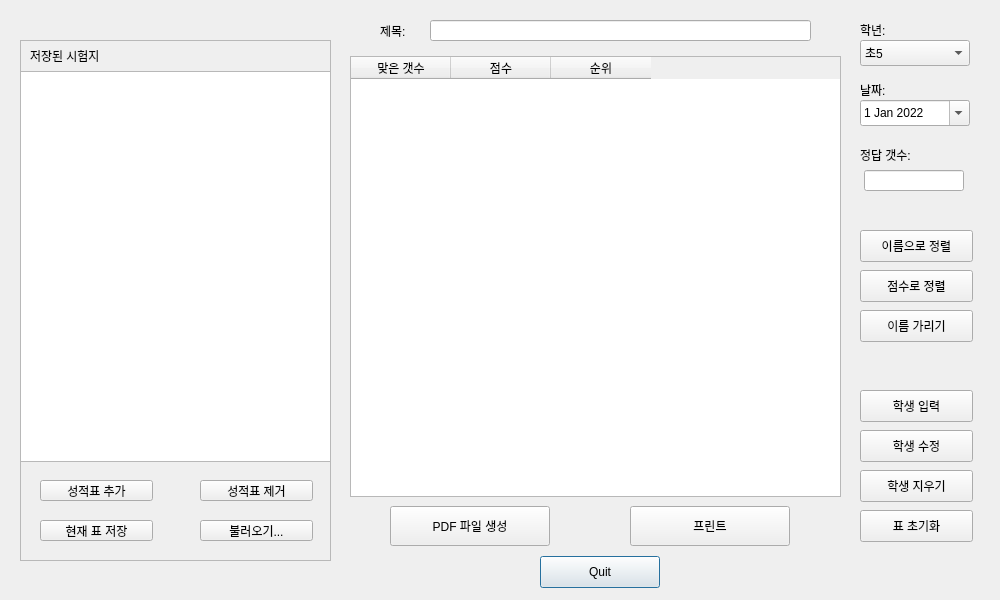
<?xml version="1.0" encoding="UTF-8"?>
<ui version="4.0">
 <class>Dialog</class>
 <widget class="QDialog" name="Dialog">
  <property name="geometry">
   <rect>
    <x>0</x>
    <y>0</y>
    <width>1000</width>
    <height>600</height>
   </rect>
  </property>
  <property name="windowTitle">
   <string>Dialog</string>
  </property>
  <widget class="QPushButton" name="quitButton">
   <property name="geometry">
    <rect>
     <x>540</x>
     <y>556</y>
     <width>120</width>
     <height>32</height>
    </rect>
   </property>
   <property name="text">
    <string>Quit</string>
   </property>
  </widget>
  <widget class="QLabel" name="lableLevel">
   <property name="geometry">
    <rect>
     <x>860</x>
     <y>20</y>
     <width>91</width>
     <height>20</height>
    </rect>
   </property>
   <property name="text">
    <string>학년:</string>
   </property>
  </widget>
  <widget class="QLabel" name="labelDate">
   <property name="geometry">
    <rect>
     <x>860</x>
     <y>80</y>
     <width>81</width>
     <height>20</height>
    </rect>
   </property>
   <property name="text">
    <string>날짜:</string>
   </property>
  </widget>
  <widget class="QComboBox" name="comboBox">
   <property name="geometry">
    <rect>
     <x>860</x>
     <y>40</y>
     <width>110</width>
     <height>26</height>
    </rect>
   </property>
   <item>
    <property name="text">
     <string>초5</string>
    </property>
   </item>
   <item>
    <property name="text">
     <string>초6</string>
    </property>
   </item>
   <item>
    <property name="text">
     <string>중1</string>
    </property>
   </item>
   <item>
    <property name="text">
     <string>중2</string>
    </property>
   </item>
   <item>
    <property name="text">
     <string>중3</string>
    </property>
   </item>
   <item>
    <property name="text">
     <string>고1</string>
    </property>
   </item>
   <item>
    <property name="text">
     <string>고2</string>
    </property>
   </item>
   <item>
    <property name="text">
     <string>고3</string>
    </property>
   </item>
  </widget>
  <widget class="QPushButton" name="printBtn">
   <property name="geometry">
    <rect>
     <x>630</x>
     <y>506</y>
     <width>160</width>
     <height>40</height>
    </rect>
   </property>
   <property name="text">
    <string>프린트</string>
   </property>
  </widget>
  <widget class="QDateEdit" name="dateEdit">
   <property name="geometry">
    <rect>
     <x>860</x>
     <y>100</y>
     <width>110</width>
     <height>26</height>
    </rect>
   </property>
   <property name="dateTime">
    <datetime>
     <hour>12</hour>
     <minute>0</minute>
     <second>0</second>
     <year>2022</year>
     <month>1</month>
     <day>1</day>
    </datetime>
   </property>
   <property name="calendarPopup">
    <bool>true</bool>
   </property>
   <property name="date">
    <date>
     <year>2022</year>
     <month>1</month>
     <day>1</day>
    </date>
   </property>
  </widget>
  <widget class="QTableWidget" name="tableWidget">
   <property name="geometry">
    <rect>
     <x>350</x>
     <y>56</y>
     <width>491</width>
     <height>441</height>
    </rect>
   </property>
   <property name="sizePolicy">
    <sizepolicy hsizetype="Expanding" vsizetype="Expanding">
     <horstretch>0</horstretch>
     <verstretch>0</verstretch>
    </sizepolicy>
   </property>
   <property name="sizeIncrement">
    <size>
     <width>0</width>
     <height>0</height>
    </size>
   </property>
   <column>
    <property name="text">
     <string>맞은 갯수</string>
    </property>
   </column>
   <column>
    <property name="text">
     <string>점수</string>
    </property>
   </column>
   <column>
    <property name="text">
     <string>순위</string>
    </property>
   </column>
  </widget>
  <widget class="QPushButton" name="setStudent">
   <property name="geometry">
    <rect>
     <x>860</x>
     <y>390</y>
     <width>113</width>
     <height>32</height>
    </rect>
   </property>
   <property name="text">
    <string>학생 입력</string>
   </property>
  </widget>
  <widget class="QPushButton" name="delStudent">
   <property name="geometry">
    <rect>
     <x>860</x>
     <y>470</y>
     <width>113</width>
     <height>32</height>
    </rect>
   </property>
   <property name="text">
    <string>학생 지우기</string>
   </property>
  </widget>
  <widget class="QFrame" name="frame">
   <property name="geometry">
    <rect>
     <x>20</x>
     <y>40</y>
     <width>311</width>
     <height>521</height>
    </rect>
   </property>
   <property name="frameShape">
    <enum>QFrame::StyledPanel</enum>
   </property>
   <property name="frameShadow">
    <enum>QFrame::Raised</enum>
   </property>
   <widget class="QListWidget" name="listWidget">
    <property name="geometry">
     <rect>
      <x>0</x>
      <y>31</y>
      <width>311</width>
      <height>391</height>
     </rect>
    </property>
   </widget>
   <widget class="QPushButton" name="addItemBtn">
    <property name="geometry">
     <rect>
      <x>20</x>
      <y>440</y>
      <width>113</width>
      <height>21</height>
     </rect>
    </property>
    <property name="text">
     <string>성적표 추가</string>
    </property>
   </widget>
   <widget class="QPushButton" name="delItemBtn">
    <property name="geometry">
     <rect>
      <x>180</x>
      <y>440</y>
      <width>113</width>
      <height>21</height>
     </rect>
    </property>
    <property name="text">
     <string>성적표 제거</string>
    </property>
   </widget>
   <widget class="QLabel" name="label">
    <property name="geometry">
     <rect>
      <x>10</x>
      <y>0</y>
      <width>161</width>
      <height>31</height>
     </rect>
    </property>
    <property name="text">
     <string>저장된 시험지</string>
    </property>
   </widget>
   <widget class="QPushButton" name="loadFileBtn">
    <property name="geometry">
     <rect>
      <x>180</x>
      <y>480</y>
      <width>113</width>
      <height>21</height>
     </rect>
    </property>
    <property name="text">
     <string>불러오기...</string>
    </property>
   </widget>
   <widget class="QPushButton" name="overWriteBtn">
    <property name="geometry">
     <rect>
      <x>20</x>
      <y>480</y>
      <width>113</width>
      <height>21</height>
     </rect>
    </property>
    <property name="text">
     <string>현재 표 저장</string>
    </property>
   </widget>
  </widget>
  <widget class="QLabel" name="labelDate_2">
   <property name="geometry">
    <rect>
     <x>860</x>
     <y>145</y>
     <width>120</width>
     <height>20</height>
    </rect>
   </property>
   <property name="text">
    <string>정답 갯수:</string>
   </property>
  </widget>
  <widget class="QLineEdit" name="maxScoreInput">
   <property name="geometry">
    <rect>
     <x>864</x>
     <y>170</y>
     <width>100</width>
     <height>21</height>
    </rect>
   </property>
  </widget>
  <widget class="QLineEdit" name="titleEdit">
   <property name="geometry">
    <rect>
     <x>430</x>
     <y>20</y>
     <width>381</width>
     <height>21</height>
    </rect>
   </property>
  </widget>
  <widget class="QLabel" name="label_2">
   <property name="geometry">
    <rect>
     <x>380</x>
     <y>20</y>
     <width>91</width>
     <height>21</height>
    </rect>
   </property>
   <property name="text">
    <string>제목:</string>
   </property>
  </widget>
  <widget class="QPushButton" name="sortByStudentName">
   <property name="geometry">
    <rect>
     <x>860</x>
     <y>230</y>
     <width>113</width>
     <height>32</height>
    </rect>
   </property>
   <property name="text">
    <string>이름으로 정렬</string>
   </property>
  </widget>
  <widget class="QPushButton" name="sortByScore">
   <property name="geometry">
    <rect>
     <x>860</x>
     <y>270</y>
     <width>113</width>
     <height>32</height>
    </rect>
   </property>
   <property name="text">
    <string>점수로 정렬</string>
   </property>
  </widget>
  <widget class="QPushButton" name="modifyStudent">
   <property name="geometry">
    <rect>
     <x>860</x>
     <y>430</y>
     <width>113</width>
     <height>32</height>
    </rect>
   </property>
   <property name="text">
    <string>학생 수정</string>
   </property>
  </widget>
  <widget class="QPushButton" name="clearBtn">
   <property name="geometry">
    <rect>
     <x>860</x>
     <y>510</y>
     <width>113</width>
     <height>32</height>
    </rect>
   </property>
   <property name="text">
    <string>표 초기화</string>
   </property>
  </widget>
  <widget class="QPushButton" name="sortByGrade">
   <property name="geometry">
    <rect>
     <x>860</x>
     <y>310</y>
     <width>113</width>
     <height>32</height>
    </rect>
   </property>
   <property name="text">
    <string>이름 가리기</string>
   </property>
  </widget>
  <widget class="QPushButton" name="printSheet">
   <property name="geometry">
    <rect>
     <x>390</x>
     <y>506</y>
     <width>160</width>
     <height>40</height>
    </rect>
   </property>
   <property name="text">
    <string>PDF 파일 생성</string>
   </property>
  </widget>
 </widget>
 <resources/>
 <connections/>
</ui>
